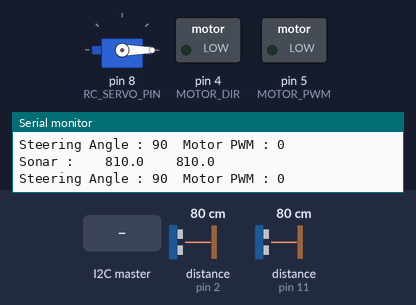
The sketch below on a simulated Arduino Uno, built with avr-gcc and run on an emulated ATmega328P. Shown: servo, switched loads named in the sketch (green lamp = pin HIGH), the last lines printed to the serial monitor. The test bench sets the inputs (shaded band); at power-on: distance to the obstacle (sensors on pin 2, pin 11) 80 cm. The echo pulse lasts 58.3 µs per cm.

Above: at 3.2 s.
3.3 s: the I2C master sends the byte 1
At 4.5 s:
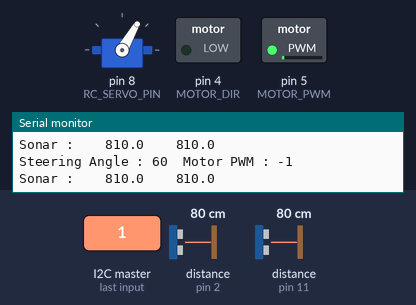
4.8 s: distance to the obstacle (sensor on pin 2) set to 2 cm
6.3 s: distance to the obstacle (sensor on pin 11) set to 2 cm
7.8 s: distance to the obstacle (sensor on pin 2) set to 250 cm
9.3 s: distance to the obstacle (sensor on pin 11) set to 35 cm
Timing chart, 0 to 12.3 s (numbered marks = the images above; inputs shaded):
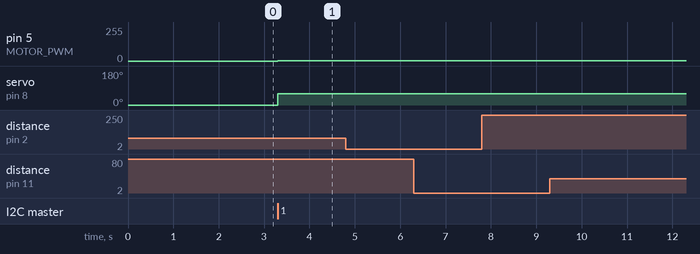

The sketch:

M_CAR2_Control_I2C.ino
```cpp
#include <NewPing.h>
#include <Wire.h>

#define debug 1
#define SONAR_NUM 2      // Number of sensors.
#define MAX_DISTANCE 150 // Maximum distance (in cm) to ping.
#include <Servo.h>
Servo   Steeringservo;

union
{
   float data;
   unsigned char bytedata[4];

} sonar_float_data;

float sonar_data[2] = {0.0,};
static int Steering_Angle;
static int Motor_Speed;

/////////////////////////// Sonnar Sensor  ///////////////////////

NewPing sonar[SONAR_NUM] = {   // Sensor object array.
  NewPing(3, 2, MAX_DISTANCE), // Each sensor's trigger pin, echo pin, and max distance to ping.
  NewPing(12, 11, MAX_DISTANCE)
};


/////////////////////////// Sonnar Sensor  ///////////////////////


///////////////////// Steering Servo Control /////////////////////
#define RC_SERVO_PIN 8
#define NEUTRAL_ANGLE 90
#define LEFT_STEER_ANGLE  -30
#define RIGHT_STEER_ANGLE  30


void steering_control()
{
  if(Steering_Angle<= LEFT_STEER_ANGLE + NEUTRAL_ANGLE)  Steering_Angle  = LEFT_STEER_ANGLE + NEUTRAL_ANGLE;
  if(Steering_Angle>= RIGHT_STEER_ANGLE + NEUTRAL_ANGLE)  Steering_Angle = RIGHT_STEER_ANGLE + NEUTRAL_ANGLE;
  Steeringservo.write(Steering_Angle);
}

///////////////////// Steering Servo Control /////////////////////

/////////////////////// DC Motor Control /////////////////////

#define MOTOR_PWM 5
#define MOTOR_DIR 4


void motor_control(int dir, int motor_pwm)
{

  if(dir == 1) // forward
  {
    digitalWrite(MOTOR_DIR, HIGH);
    analogWrite(MOTOR_PWM,motor_pwm);
  }
  else if(dir == -1) // backward
  {
    digitalWrite(MOTOR_DIR, LOW );
    analogWrite(MOTOR_PWM,motor_pwm);
  }
  else // stop
  {
    analogWrite(MOTOR_PWM,0);
  }

}

/////////////////////// DC Motor Control /////////////////////

/////////////////////////// I2C 통신 //////////////////////////


void receiveEvent(int howMany)
{
  unsigned char a[6];
  a[0] = Wire.read();
  a[1] = Wire.read();
  a[2] = Wire.read();
  a[3] = Wire.read();
  a[4] = Wire.read();
  a[5] = Wire.read();

  Steering_Angle =  a[1]*256 + a[2];
  Motor_Speed    =  a[4]*256 + a[5];

  /*
  Serial.print(a[0]);   Serial.print("  ");  Serial.print(a[1]);  Serial.print("  ");
  Serial.print(a[2]);   Serial.print("  ");  Serial.print(a[4]);   Serial.print("  ");
  Serial.print(a[5]);   Serial.print("  ");
  Serial.print(Steering_Angle);   Serial.print("  ");
  Serial.println(Motor_Speed);
  */
  steering_control();

  if(Motor_Speed> 0)
  {
    motor_control(1,Motor_Speed);
  }
  else if(Motor_Speed< 0)
  {
    motor_control(-1,-Motor_Speed);
  }
  else motor_control(0,0);

}
/////////////////////////// I2C 통신 //////////////////////////

void requestEvent()
{
  unsigned char s[8] = {0,};
  float temp1 ;
  float temp2 ;
  temp1 = sonar_data[0];
  sonar_float_data.data = temp1 ;

  s[0]= sonar_float_data.bytedata[0];
  s[1]= sonar_float_data.bytedata[1];
  s[2]= sonar_float_data.bytedata[2];
  s[3]= sonar_float_data.bytedata[3];

  temp2 = sonar_data[1];
  sonar_float_data.data = temp2;

  s[4]= sonar_float_data.bytedata[0];
  s[5]= sonar_float_data.bytedata[1];
  s[6]= sonar_float_data.bytedata[2];
  s[7]= sonar_float_data.bytedata[3];
  //sprintf("Data Send : %8s",String(sonar_data[0], 1).c_str());
  Wire.write(s,8); // respond
}

void setup()
{
  Wire.begin(5);    // I2C bus  #5
  Wire.onRequest(requestEvent); // register events
  Wire.onReceive(receiveEvent);
  Steeringservo.attach(RC_SERVO_PIN);
  Steeringservo.write(Steering_Angle);

  Steering_Angle = NEUTRAL_ANGLE;
  Motor_Speed =0;

  pinMode(MOTOR_PWM,OUTPUT);
  pinMode(MOTOR_DIR,OUTPUT);

  Serial.begin(115200);
  delay(2000);
}

void loop()
{
 char buf[32];

 sonar_data[0] = sonar[0].ping_cm()*10.0;
 sonar_data[1] = sonar[1].ping_cm()*10.0;
 if(debug == 1)
  {

    sprintf(buf,"Sonar : %8s %8s",String(sonar_data[0], 1).c_str(),String(sonar_data[1], 1).c_str()  );
    Serial.println(buf);

    Serial.print("Steering Angle : ");
    Serial.print(Steering_Angle);

    Serial.print("  Motor PWM : ");
    Serial.println(Motor_Speed);

    delay(5);

  }
}
```

Measured:
- after the input at 3.3 s, pin 5 (MOTOR_PWM): 0/255 → 1/255 at once; servo on pin 8 (RC_SERVO_PIN): 0° → 60° at once
